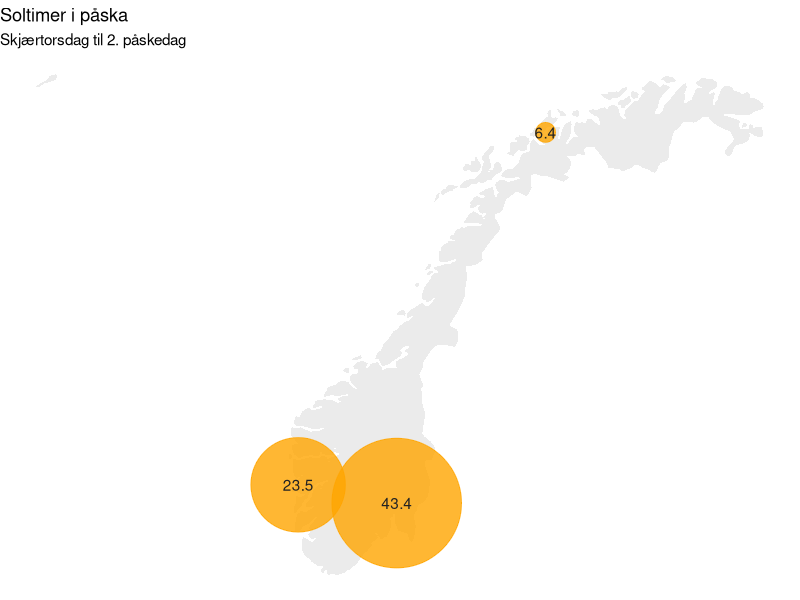
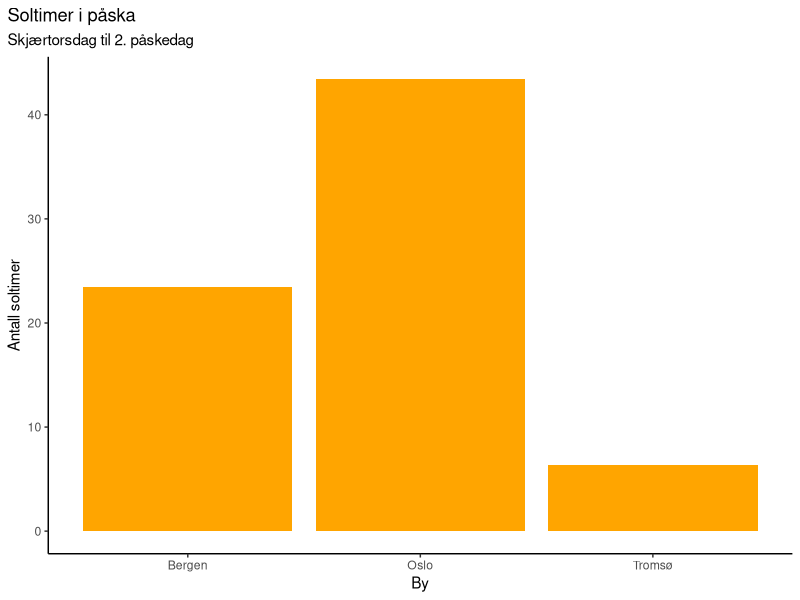

Write R code to recreate these figures, in order.
## ---- chunk 1
library(ggplot2)
library(dplyr)
library(maps)
library(kableExtra)
## ---- chunk 2
data = tibble(
           city=c("Tromsø", "Bergen","Oslo"),
           hours=c(6.4, 23.5, 43.4), 
           lat = c(69.65, 60.39, 59.91 ),
           long = c(18.95, 5.32, 10.75))

kable(data, format="markdown")
## ---- chunk 3
norway <- map_data("world") %>%
  filter(region == "Norway") %>%
  filter(lat < 72)

ggplot() +
  geom_polygon(data = norway,
               aes(x=long,y = lat, group = group), 
               fill="grey", alpha=0.3) + 
  geom_point(data = data, 
             aes(x=long,y=lat,size=hours),
             color="orange",
             alpha = 0.8,
             show.legend = F) + 
  geom_text(data = data,
            aes(x=long, y=lat, label=hours),
            color="#222222") + 
  scale_size_continuous(range = c(6.4, 43.4)) +
  theme(legend.position="none") + 
  labs(title="Soltimer i påska", subtitle="Skjærtorsdag til 2. påskedag") + 
  theme_void()


## ---- chunk 4

data %>% 
  ggplot(aes(x=city, y=hours)) + 
    geom_bar(stat="identity",fill="orange") + 
  xlab("By") + 
  ylab("Antall soltimer") + 
  labs(title="Soltimer i påska", subtitle="Skjærtorsdag til 2. påskedag") + 
  theme_classic() + 
  theme(plot.title.position = "plot") 
